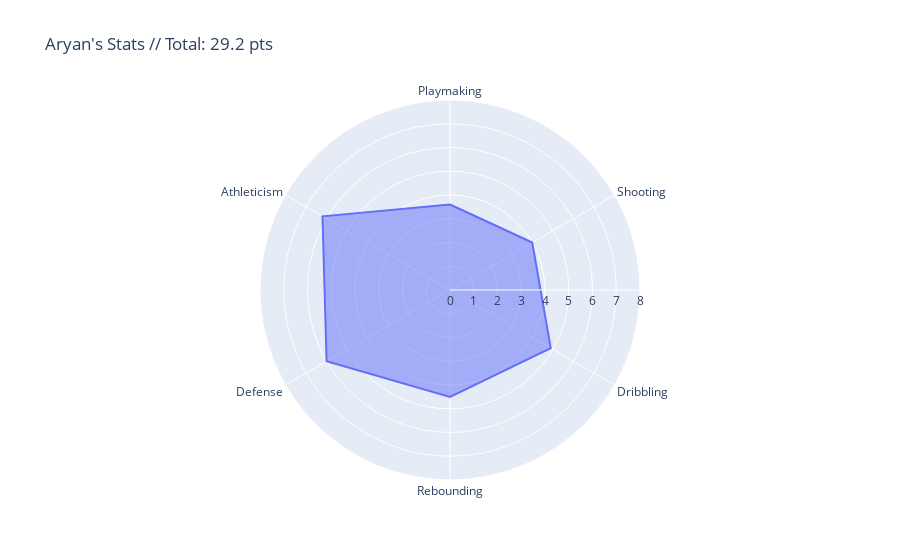
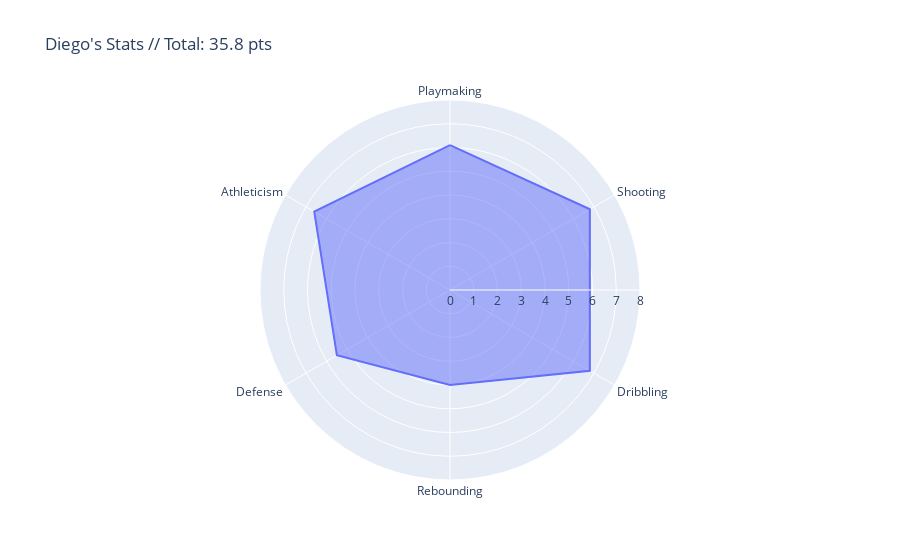
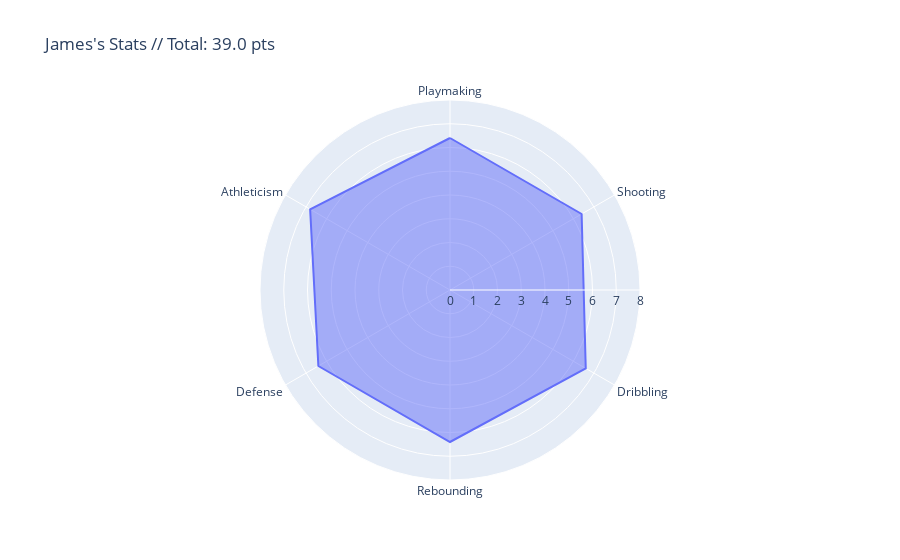
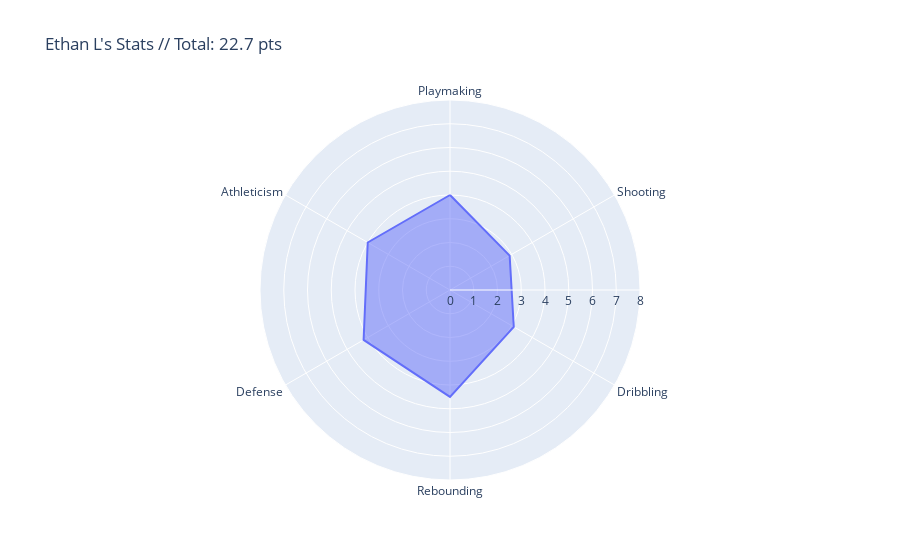

These figures' notebook cell, in order:
### Code cell
# Generate a radar chart for each player
players = df['Player'].unique()

for player in players:
    player_data = df[df['Player'] == player]
    skill_sum = round(player_data["Value"].sum(), 1)
    fig = px.line_polar(player_data, r='Value', theta='Skill', line_close=True, title=f"{player}'s Stats // Total: {skill_sum} pts", range_r=[0,8])
    fig.update_traces(fill='toself')
    fig.show()

### Figure 1 — Plotly figure (JSON) as saved in the notebook; plotly's stock layout.template omitted (floating-point values rounded to 4 significant figures)
{"data": [{"fill": "toself", "hovertemplate": "Value=%{r}<br>Skill=%{theta}<extra></extra>", "legendgroup": "", "line": {"color": "#636efa", "dash": "solid"}, "marker": {"symbol": "circle"}, "mode": "lines", "name": "", "r": [3.6, 4, 4.9, 4.5, 6, 6.2, 3.6], "showlegend": false, "subplot": "polar", "theta": ["Playmaking", "Shooting", "Dribbling", "Rebounding", "Defense", "Athleticism", "Playmaking"], "type": "scatterpolar"}], "layout": {"legend": {"tracegroupgap": 0}, "polar": {"angularaxis": {"direction": "clockwise", "rotation": 90}, "domain": {"x": [0, 1], "y": [0, 1]}, "radialaxis": {"range": [0, 8]}}, "title": {"text": "Aryan's Stats // Total: 29.2 pts"}}}

### Figure 2 — Plotly figure (JSON) as saved in the notebook; plotly's stock layout.template omitted (floating-point values rounded to 4 significant figures)
{"data": [{"fill": "toself", "hovertemplate": "Value=%{r}<br>Skill=%{theta}<extra></extra>", "legendgroup": "", "line": {"color": "#636efa", "dash": "solid"}, "marker": {"symbol": "circle"}, "mode": "lines", "name": "", "r": [6.1, 6.8, 6.8, 4, 5.5, 6.6, 6.1], "showlegend": false, "subplot": "polar", "theta": ["Playmaking", "Shooting", "Dribbling", "Rebounding", "Defense", "Athleticism", "Playmaking"], "type": "scatterpolar"}], "layout": {"legend": {"tracegroupgap": 0}, "polar": {"angularaxis": {"direction": "clockwise", "rotation": 90}, "domain": {"x": [0, 1], "y": [0, 1]}, "radialaxis": {"range": [0, 8]}}, "title": {"text": "Diego's Stats // Total: 35.8 pts"}}}

### Figure 3 — Plotly figure (JSON) as saved in the notebook; plotly's stock layout.template omitted (floating-point values rounded to 4 significant figures)
{"data": [{"fill": "toself", "hovertemplate": "Value=%{r}<br>Skill=%{theta}<extra></extra>", "legendgroup": "", "line": {"color": "#636efa", "dash": "solid"}, "marker": {"symbol": "circle"}, "mode": "lines", "name": "", "r": [6.4, 6.4, 6.6, 6.4, 6.4, 6.8, 6.4], "showlegend": false, "subplot": "polar", "theta": ["Playmaking", "Shooting", "Dribbling", "Rebounding", "Defense", "Athleticism", "Playmaking"], "type": "scatterpolar"}], "layout": {"legend": {"tracegroupgap": 0}, "polar": {"angularaxis": {"direction": "clockwise", "rotation": 90}, "domain": {"x": [0, 1], "y": [0, 1]}, "radialaxis": {"range": [0, 8]}}, "title": {"text": "James's Stats // Total: 39.0 pts"}}}

### Figure 4 — Plotly figure (JSON) as saved in the notebook; plotly's stock layout.template omitted (floating-point values rounded to 4 significant figures)
{"data": [{"fill": "toself", "hovertemplate": "Value=%{r}<br>Skill=%{theta}<extra></extra>", "legendgroup": "", "line": {"color": "#636efa", "dash": "solid"}, "marker": {"symbol": "circle"}, "mode": "lines", "name": "", "r": [4, 2.9, 3.1, 4.5, 4.2, 4, 4], "showlegend": false, "subplot": "polar", "theta": ["Playmaking", "Shooting", "Dribbling", "Rebounding", "Defense", "Athleticism", "Playmaking"], "type": "scatterpolar"}], "layout": {"legend": {"tracegroupgap": 0}, "polar": {"angularaxis": {"direction": "clockwise", "rotation": 90}, "domain": {"x": [0, 1], "y": [0, 1]}, "radialaxis": {"range": [0, 8]}}, "title": {"text": "Ethan L's Stats // Total: 22.7 pts"}}}
